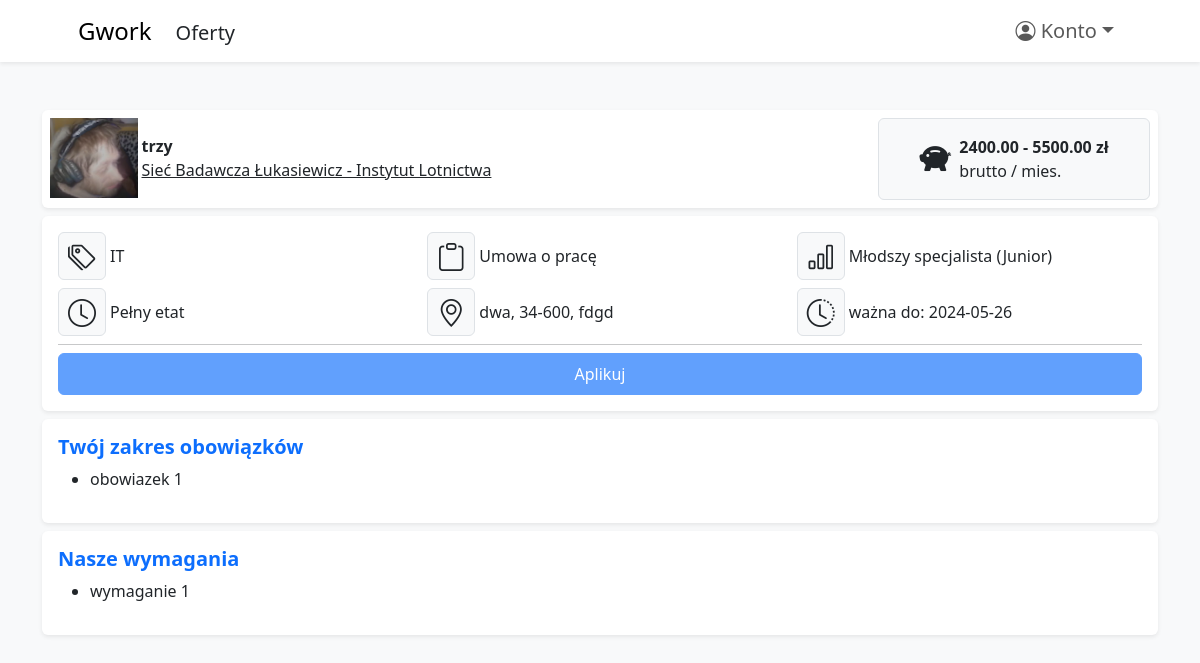
The page /offer/offer.php?id=3 on the database its author committed.
### tables this page shows
CREATE TABLE `ogloszenie` (
  `ogloszenie_id` int(11) NOT NULL,
  `firma_id` int(11) NOT NULL,
  `stanowisko` varchar(300) NOT NULL,
  `waznosc` date NOT NULL,
  `ogloszenie_adres` varchar(200) NOT NULL,
  `ogloszenie_kod_pocztowy` varchar(200) NOT NULL,
  `ogloszenie_miasto` varchar(200) NOT NULL,
  `wynagrodzenie_od` decimal(11,2) NOT NULL,
  `wynagrodzenie_do` decimal(11,2) NOT NULL,
  `kategoria_id` int(11) NOT NULL,
  `rodzaj_umowy_id` int(11) NOT NULL,
  `poziom_stanowiska_id` int(11) NOT NULL,
  `wymiar_pracy_id` int(11) NOT NULL,
  `tryb_pracy_id` int(11) NOT NULL,
  `obowiazki` longtext NOT NULL CHECK (json_valid(`obowiazki`)),
  `wymagania` longtext NOT NULL CHECK (json_valid(`wymagania`))
);

CREATE TABLE `firma` (
  `firma_id` int(11) NOT NULL,
  `nazwa` varchar(255) NOT NULL,
  `logo` text NOT NULL,
  `nip` varchar(10) NOT NULL,
  `adres` varchar(255) NOT NULL,
  `kod_pocztowy` varchar(6) NOT NULL,
  `miasto` varchar(100) NOT NULL,
  `telefon` varchar(15) NOT NULL
);

CREATE TABLE `kategoria` (
  `kategoria_id` int(11) NOT NULL,
  `kategoria` varchar(50) NOT NULL
);

CREATE TABLE `rodzaj_umowy` (
  `rodzaj_umowy_id` int(11) NOT NULL,
  `rodzaj_umowy` varchar(50) NOT NULL
);

CREATE TABLE `poziom_stanowiska` (
  `poziom_stanowiska_id` int(11) NOT NULL,
  `poziom_stanowiska` varchar(50) NOT NULL
);

CREATE TABLE `wymiar_pracy` (
  `wymiar_pracy_id` int(11) NOT NULL,
  `wymiar_pracy` varchar(50) NOT NULL
);

### database.php (called while the page is built, shortened)
<?php
    $protocol = stripos($_SERVER['SERVER_PROTOCOL'],'https') === 0 ? 'https://' : 'http://';
?>

### offer/offer.php (the view, shortened to what this page needs)
<?php
    require_once($_SERVER['DOCUMENT_ROOT'].'/gwork/database.php');
    if(isset($_GET['id'])){
        $query = $db->prepare("SELECT * FROM ogloszenie JOIN firma USING(firma_id) JOIN kategoria USING(kategoria_id) JOIN rodzaj_umowy USING(rodzaj_umowy_id)
            JOIN poziom_stanowiska USING(poziom_stanowiska_id) JOIN wymiar_pracy USING(wymiar_pracy_id) JOIN tryb_pracy USING(tryb_pracy_id)
            WHERE ogloszenie_id = :ogloszenie_id");
        $query->bindValue(':ogloszenie_id', $_GET['id'], PDO::PARAM_INT);
        $query->execute();
        $offer = $query->fetch();
    }
    else{
        redirectToPreviousPage();
    }
?>
<!DOCTYPE html>
<html lang="en">
<head>
    <link rel="stylesheet" href="<?=$protocol.$_SERVER['HTTP_HOST']."/gwork/style.css"?>">
</head>
<body class="bg-light">
    <?php require_once($_SERVER['DOCUMENT_ROOT'].'/gwork/create_navbar.php');?>
    <div class="container mt-5">
        <div class="rounded bg-white shadow-sm w-100 p-2">
            <div class="row g-1">
                <div class="col-sm-12 col-md-9">
                    <div class="d-flex">
                        <img src="<?=$protocol.$_SERVER['HTTP_HOST']."/gwork/".$offer['logo']?>" alt="<?=$offer['nazwa']?>" class="img-fluid" style="max-height: 80px">
                        <div class="d-flex flex-column justify-content-center ms-1">
                            <span class="fw-bold"><?=$offer['stanowisko']?></span>
                            <a class="text-dark" href="<?=$protocol.$_SERVER['HTTP_HOST']."/gwork/firm/firm.php?id=".$offer['firma_id']?>"><?=$offer['nazwa']?></a>
                        </div>
                    </div>
                </div>
                <div class="col-sm-12 col-md-3">
                    <div class="d-flex rounded border bg-light ms-auto align-items-center justify-content-center p-3">
                        <i class="bi bi-piggy-bank-fill fs-2 me-2"></i>
                        <div class="d-flex flex-column">
                            <span class="fw-bold"><?=$offer['wynagrodzenie_od']." - ".$offer['wynagrodzenie_do']." zł"?></span>
                            <span>brutto / mies.</span>
                        </div>
                    </div>
                </div>
            </div>
        </div>
        <div class="rounded bg-white shadow-sm w-100 p-3 mt-2">
            <div class="row gy-2">
                <div class="col-sm-12 col-md-6 col-lg-4">
                    <div class="d-flex align-items-center">
                        <div class="rounded bg-light border offer-details-icon-box me-1">
                            <i class="bi bi-tags fs-3 "></i>
                        </div>
                        <span>
                            <?=$offer['kategoria']?>
                        </span>
                    </div>
                </div>
                <div class="col-sm-12 col-md-6 col-lg-4">
                    <div class="d-flex align-items-center">
                        <div class="rounded bg-light border offer-details-icon-box me-1">
                            <i class="bi bi-clipboard fs-3"></i>
                        </div>
                        <span>
                            <?=$offer['rodzaj_umowy']?>
                        </span>
                    </div>
                </div>
                <div class="col-sm-12 col-md-6 col-lg-4">
                    <div class="d-flex align-items-center">
                        <div class="rounded bg-light border offer-details-icon-box me-1">
                            <i class="bi bi-bar-chart fs-3"></i>
                        </div>
                        <span>
                            <?=$offer['poziom_stanowiska']?>
                        </span>
                    </div>
                </div>
                <div class="col-sm-12 col-md-6 col-lg-4">
                    <div class="d-flex align-items-center">
                        <div class="rounded bg-light border offer-details-icon-box me-1">
                            <i class="bi bi-clock fs-3"></i>
                        </div>
                        <span>
                            <?=$offer['wymiar_pracy']?>
                        </span>
                    </div>
                </div>
                <div class="col-sm-12 col-md-6 col-lg-4">
                    <div class="d-flex align-items-center">
                        <div class="rounded bg-light border offer-details-icon-box me-1">
                            <i class="bi bi-geo-alt fs-3"></i>
                        </div>
                        <span>
                            <?=$offer['ogloszenie_adres'].", ".$offer['ogloszenie_kod_pocztowy'].", ".$offer['ogloszenie_miasto']?>
                        </span>
                    </div>
                </div>
                <div class="col-sm-12 col-md-6 col-lg-4">
                    <div class="d-flex align-items-center">
                        <div class="rounded bg-light border offer-details-icon-box me-1">
                            <i class="bi bi-clock-history fs-3"></i>
                        </div>
                        <span>
                            ważna do: <?=$offer['waznosc']?>
                        </span>
                    </div>
                </div>
                <div class="col-12">
                    <hr class="m-0">
                    <a href="<?=$protocol.$_SERVER['HTTP_HOST']."/gwork/offer/offer.php?id=".$offer['ogloszenie_id']."&apply"?>" class="btn btn-primary px-auto py-2 d-block mt-2 <?php if(isset($_SESSION['is_logged_firm_id']) || !isset($_SESSION['is_logged_id'])) echo 'disabled'?>">Aplikuj</a>
                </div>
            </div>
        </div>
        <div class="rounded bg-white shadow-sm w-100 p-3 mt-2">
            <h5 class="fw-bold text-primary">Twój zakres obowiązków</h5>
            <ul>
                <?php
                    $duties = json_decode($offer['obowiazki']);
                    for($i = 0; $i < count($duties); $i++){
                        echo '
                        <li>
                            '.$duties[$i].'
                        </li>';
                    }
                ?>
            </ul>
        </div>
        <div class="rounded bg-white shadow-sm w-100 p-3 mt-2">
            <h5 class="fw-bold text-primary">Nasze wymagania</h5>
            <ul>
                <?php
                    $requirements = json_decode($offer['wymagania']);
                    for($i = 0; $i < count($requirements); $i++){
                        echo '
                        <li>
                            '.$requirements[$i].'
                        </li>';
                    }
                ?>
            </ul>
        </div>
    </div>
    <link href="https://cdn.jsdelivr.net/npm/bootstrap@5.3.2/dist/css/bootstrap.min.css" rel="stylesheet">
    <link rel="stylesheet" href="https://cdn.jsdelivr.net/npm/bootstrap-icons@1.11.2/font/bootstrap-icons.min.css">
</body>
</html>

### style.css (style rules this page uses)
.offer-details-icon-box { display: flex; justify-content: center; align-items: center; min-width: 48px; height: 48px; }

### rows shown on the page
ogloszenie: firma.logo (picture), stanowisko "trzy", firma.nazwa "Sieć Badawcza Łukasiewicz - Instytut Lotnictwa", wynagrodzenie_od "2400.00", wynagrodzenie_do "5500.00", kategoria.kategoria "IT", rodzaj_umowy.rodzaj_umowy "Umowa o pracę", poziom_stanowiska.poziom_stanowiska "Młodszy specjalista (Junior)", wymiar_pracy.wymiar_pracy "Pełny etat", ogloszenie_adres "dwa", ogloszenie_kod_pocztowy "34-600", ogloszenie_miasto "fdgd", waznosc "2024-05-26", obowiazki "obowiazek 1", wymagania "wymaganie 1"
